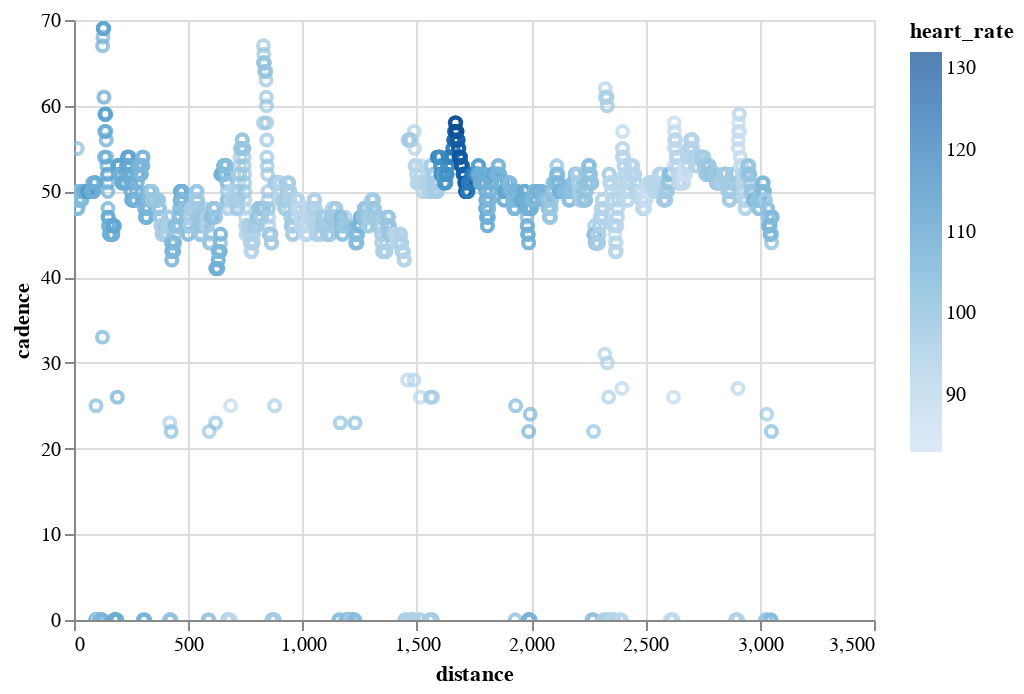

Write notebook code for a chart like this one.
### Code cell
# график
import altair as alt
alt.Chart(record_df).mark_point().encode(
    y = 'cadence',
    x = 'distance',
    color = 'heart_rate',
).interactive()

### Figure 1 — Vega-Lite specification as saved in the notebook (floating-point values rounded to 4 significant figures; data arrays with more than 128 entries replaced by an {"elided": "..."} marker saying what was removed)
{"config": {"view": {"continuousWidth": 400, "continuousHeight": 300}}, "data": {"name": "data-8d9bcbb30c9ffe4e0b65a36a5333db67"}, "mark": "point", "encoding": {"color": {"field": "heart_rate", "type": "quantitative"}, "x": {"field": "distance", "type": "quantitative"}, "y": {"field": "cadence", "type": "quantitative"}}, "selection": {"selector001": {"type": "interval", "bind": "scales", "encodings": ["x", "y"]}}, "$schema": "https://vega.github.io/schema/vega-lite/v4.17.0.json", "datasets": {"data-8d9bcbb30c9ffe4e0b65a36a5333db67": {"elided": "2746 records"}}}
